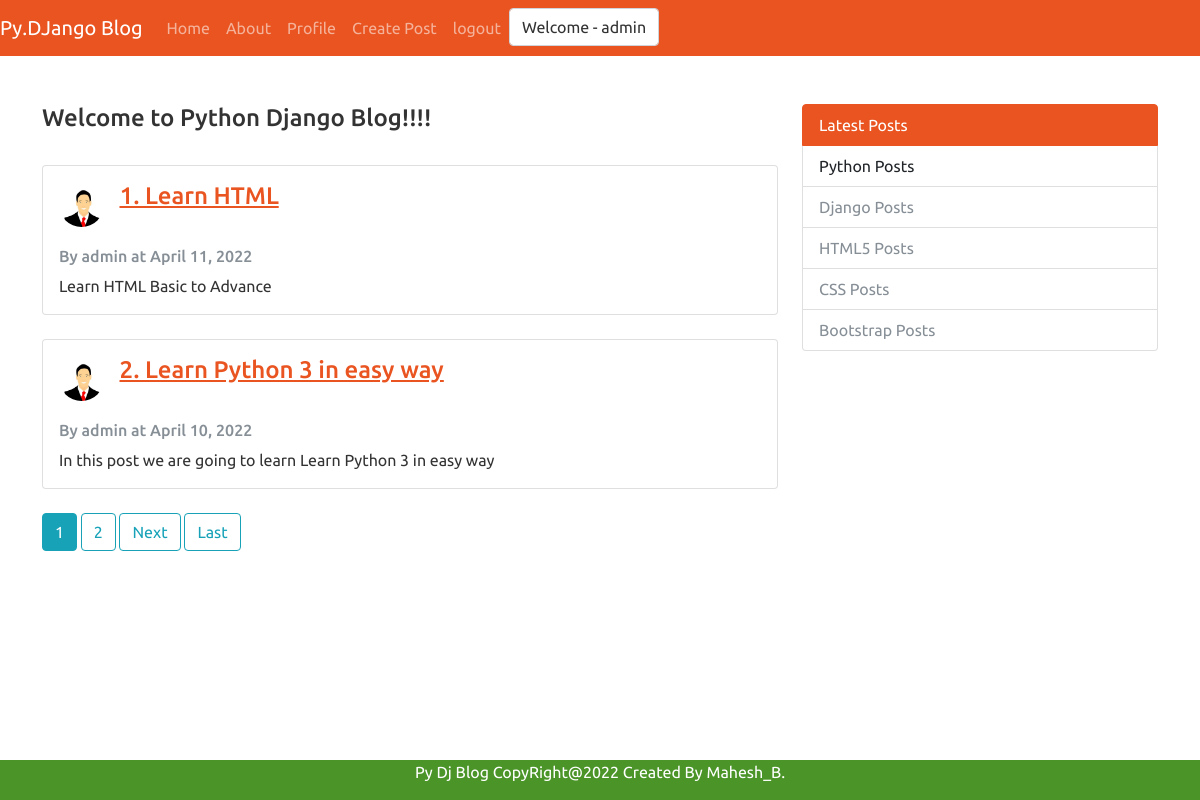
The app's page / (signed in) with its own data.
### blog/models.py (models this page shows, shortened)
class Post(models.Model):
    title = models.CharField(max_length=100)
    content = models.TextField()
    date_posted = models.DateTimeField(default=timezone.now)  # possible values - auto_now = True , auto_now_add = True, default
    author = models.ForeignKey(User,on_delete = models.CASCADE)

### users/models.py (models this page shows, shortened)
class Profile(models.Model):
      user = models.OneToOneField(User, on_delete=models.CASCADE)
      image = models.ImageField(default='default.jpg', upload_to='profile_pics')

### blog/views.py (the view)
# urls.py: path('',PostListView.as_view(), name='blog-home'),
class PostListView(ListView):
    model = Post
    template_name = 'home.html'  # <app>/<model>_<viewtype>.html - blog/post_listview.html
    context_object_name = 'posts'
    ordering = ['title'] #here we order the posts with the reference of post tite and its in assending order
    paginate_by = 2

### blog/templates/home.html (shortened to what this page needs)
{% extends 'base.html'%} {% block content%}
<h4>Welcome to Python Django Blog!!!!</h4>
<br />
{% for p in posts %}
<div class="card">
  <div class="card-body">
    <div class="row">
      <div class="col-md-1">
        <img
          class="rounded-circle"
          style="width: 45px; height: 45px"
          src="{{ p.author.profile.image.url }}"
        />
      </div>
      <div class="col-md-11">
        <h4><a class="card-title" href="{% url 'post-detail' p.id %}">{{p.title}}</a></h4>
      </div>
    </div>
    <br />
    <h6 class="card-subtitle mb-2 text-muted">
      By {{p.author}} at {{p.date_posted |date:'F d, Y'}} <br />
    </h6>
    <p class="card-text" style="white-space: pre">{{p.content}}</p>
  </div>
</div>
<br />
{% endfor %}
{% if is_paginated %}
{% for num in page_obj.paginator.page_range %}
  {% if page_obj.number == num %}
    <a class="btn btn-info mb-4" href="?page={{ num }}">{{ num }}</a>
  {% elif num > page_obj.number|add:'-3' and num < page_obj.number|add:'3' %}
    <a class="btn btn-outline-info mb-4" href="?page={{ num }}">{{ num }}</a>
  {% endif %}
{% endfor %}
{% if page_obj.has_next %}
  <a class="btn btn-outline-info mb-4" href="?page={{ page_obj.next_page_number }}">Next</a>
  <a class="btn btn-outline-info mb-4" href="?page={{ page_obj.paginator.num_pages }}">Last</a>
{% endif %}
{% endif %}
{% endblock %}

### templates/base.html (shortened to what this page needs)
{% load static %}
<!DOCTYPE html>
<html lang="en">
  <head>
    <link
      rel="stylesheet"
      type="text/css"
      href="{% static 'css/bootstrap.min.css'%}"
    />
    <link
      rel="stylesheet"
      type="text/css"
      href="{% static 'css/custom.css'%}"
    />
  </head>
  <body>
    <nav class="navbar navbar-expand-lg navbar-dark bg-primary">
      <a class="navbar-brand" href="#">Py.DJango Blog</a>
      <div class="collapse navbar-collapse" id="navbarColor01">
        <ul class="navbar-nav mr-auto">
          <li class="nav-item active">
            <a class="nav-link" href="{% url 'blog-home' %}">Home </a>
          </li>
          <li class="nav-item">
            <a class="nav-link" href="{% url 'about-us' %}">About</a>
          </li>
          {% if user.is_authenticated %}
            <li class="nav-item">
              <a class="nav-link" href="{% url 'profile' %}">Profile</a>
            </li>
            <li class="nav-item">
              <a class="nav-link" href="{% url 'post-create' %}">Create Post</a>
            </li>
            <li class="nav-item">
              <a class="nav-link" href="{% url 'logout' %}">logout</a>
            </li>
            <li>
              <label class="form-control">Welcome - {{ user.username }}</label>
            </li>
          {% endif %}
        </ul>
      </div>
    </nav>
    <br />
    <br />
    <div class="container">
      <div class="row">
        <div class="col-sm-8">
          {% block content%}
          {% endblock%}
        </div>
        <div class="col-sm-4">
          <div class="list-group">
            <a href="#" class="list-group-item list-group-item-action active">
              Latest Posts
            </a>
            <a href="#" class="list-group-item list-group-item-action">
              Python Posts
            </a>
            <a href="#" class="list-group-item list-group-item-action disabled">
              Django Posts
            </a>
            <a href="#" class="list-group-item list-group-item-action disabled">
              HTML5 Posts
            </a>
            <a href="#" class="list-group-item list-group-item-action disabled">
              CSS Posts
            </a>
            <a href="#" class="list-group-item list-group-item-action disabled">
              Bootstrap Posts
            </a>
          </div>
        </div>
      </div>
    </div>
    <br />
    <br />
    <div class="footer">
      <p>Py Dj Blog CopyRight@2022 Created By Mahesh_B.</p>
    </div>
  </body>
</html>

### static/css/custom.css (style rules this page uses)
.footer { position: fixed; left: 0; bottom: 0; width: 100%; background-color:#4a9428; color: white; text-align: center; }

### records on screen
Post: author.profile.image (placeholder picture), title "1. Learn HTML", author "admin", date_posted "April 11, 2022", content "Learn HTML Basic to Advance"
Post: author.profile.image (placeholder picture), title "2. Learn Python 3 in easy way", author "admin", date_posted "April 10, 2022", content "In this post we are going to learn Learn Python 3 in easy way"

### other values on screen
{{ user.username }} "admin"
{{ num }} "1"
{{ num }} "2"
